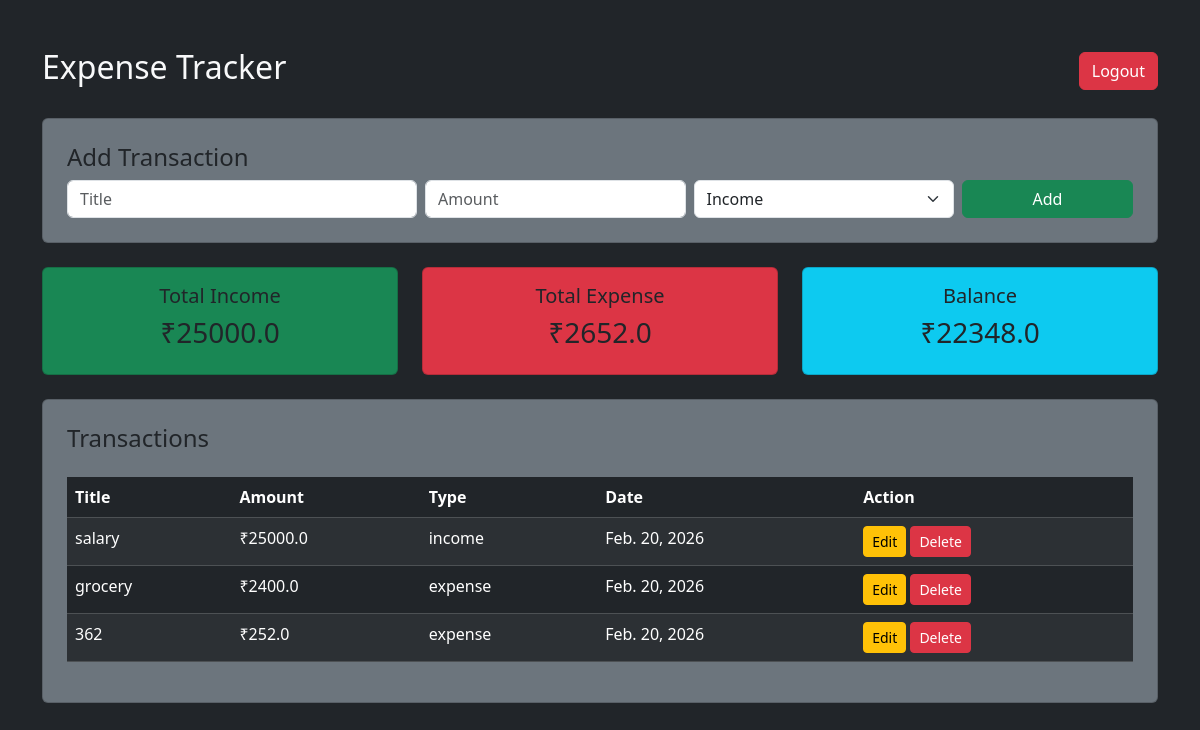
The page / (signed in) on the database its author committed.
### tracker/models.py (models this page shows, shortened)
class Transaction(models.Model):
    user = models.ForeignKey(User, on_delete=models.CASCADE)
    title = models.CharField(max_length=200)
    amount = models.FloatField()
    transaction_type = models.CharField(max_length=10)
    date = models.DateField(auto_now_add=True)

### tracker/views.py (the view, shortened to what this page needs)
# urls.py: path('', views.home, name='home'),
@login_required
def home(request):
    transactions = Transaction.objects.filter(user=request.user).order_by('-date')
    income = transactions.filter(transaction_type='income').aggregate(Sum('amount'))['amount__sum'] or 0
    expense = transactions.filter(transaction_type='expense').aggregate(Sum('amount'))['amount__sum'] or 0
    balance = income - expense
    monthly_data = (
        transactions
        .annotate(month=TruncMonth('date'))
        .values('month')
        .annotate(total=Sum('amount'))
        .order_by('-month')
    )
    context = {
        'transactions': transactions,
        'income': income,
        'expense': expense,
        'balance': balance,
        'monthly_data': monthly_data,
    }
    return render(request, 'tracker/home.html', context)

### tracker/templates/tracker/home.html (shortened to what this page needs)
<!DOCTYPE html>
<html>
<head>
    <link href="https://cdn.jsdelivr.net/npm/bootstrap@5.3.2/dist/css/bootstrap.min.css" rel="stylesheet">
</head>
<body class="bg-dark text-light">
<div class="container mt-5">
    <div class="d-flex justify-content-between align-items-center mb-4">
        <h2>Expense Tracker</h2>
        <form method="POST" action="{% url 'logout' %}">
            <button type="submit" class="btn btn-danger">
                Logout
            </button>
        </form>
    </div>
    <div class="card bg-secondary p-4 mb-4">
        <h4>Add Transaction</h4>
        <form method="POST">
            <div class="row g-2">
                <div class="col-md-4">
                    <input type="text" name="title" class="form-control" placeholder="Title" required>
                </div>
                <div class="col-md-3">
                    <input type="number" step="0.01" name="amount" class="form-control" placeholder="Amount" required>
                </div>
                <div class="col-md-3">
                    <select name="type" class="form-select">
                        <option value="income">Income</option>
                    </select>
                </div>
                <div class="col-md-2">
                    <button class="btn btn-success w-100">Add</button>
                </div>
            </div>
        </form>
    </div>
    <div class="row text-center mb-4">
        <div class="col-md-4">
            <div class="card bg-success p-3">
                <h5>Total Income</h5>
                <h3>₹{{ income }}</h3>
            </div>
        </div>
        <div class="col-md-4">
            <div class="card bg-danger p-3">
                <h5>Total Expense</h5>
                <h3>₹{{ expense }}</h3>
            </div>
        </div>
        <div class="col-md-4">
            <div class="card bg-info p-3">
                <h5>Balance</h5>
                <h3>₹{{ balance }}</h3>
            </div>
        </div>
    </div>
    <div class="card bg-secondary p-4">
        <h4>Transactions</h4>
        <table class="table table-dark table-striped mt-3">
            <thead>
                <tr>
                    <th>Title</th>
                    <th>Amount</th>
                    <th>Type</th>
                    <th>Date</th>
                    <th>Action</th>
                </tr>
            </thead>
            <tbody>
                {% for t in transactions %}
                <tr>
                    <td>{{ t.title }}</td>
                    <td>₹{{ t.amount }}</td>
                    <td>{{ t.transaction_type }}</td>
                    <td>{{ t.date }}</td>
                    <td>
                        <a href="{% url 'edit' t.id %}" class="btn btn-sm btn-warning">Edit</a>
                        <form method="POST" action="{% url 'delete' t.id %}" style="display:inline;">
                            <button type="submit" class="btn btn-sm btn-danger"
                                onclick="return confirm('Are you sure?')">
                                Delete
                            </button>
                        </form>
                    </td>
                </tr>
                {% empty %}
                <tr>
                    <td colspan="5" class="text-center">No transactions yet</td>
                </tr>
                {% endfor %}
            </tbody>
        </table>
    </div>
</div>
</body>
</html>

### rows shown on the page
Transaction: title "salary", amount "25000.0", transaction_type "income", date "Feb. 20, 2026"
Transaction: title "grocery", amount "2400.0", transaction_type "expense", date "Feb. 20, 2026"
Transaction: title "362", amount "252.0", transaction_type "expense", date "Feb. 20, 2026"

### other values the page prints
{{ income }} "25000.0"
{{ expense }} "2652.0"
{{ balance }} "22348.0"
